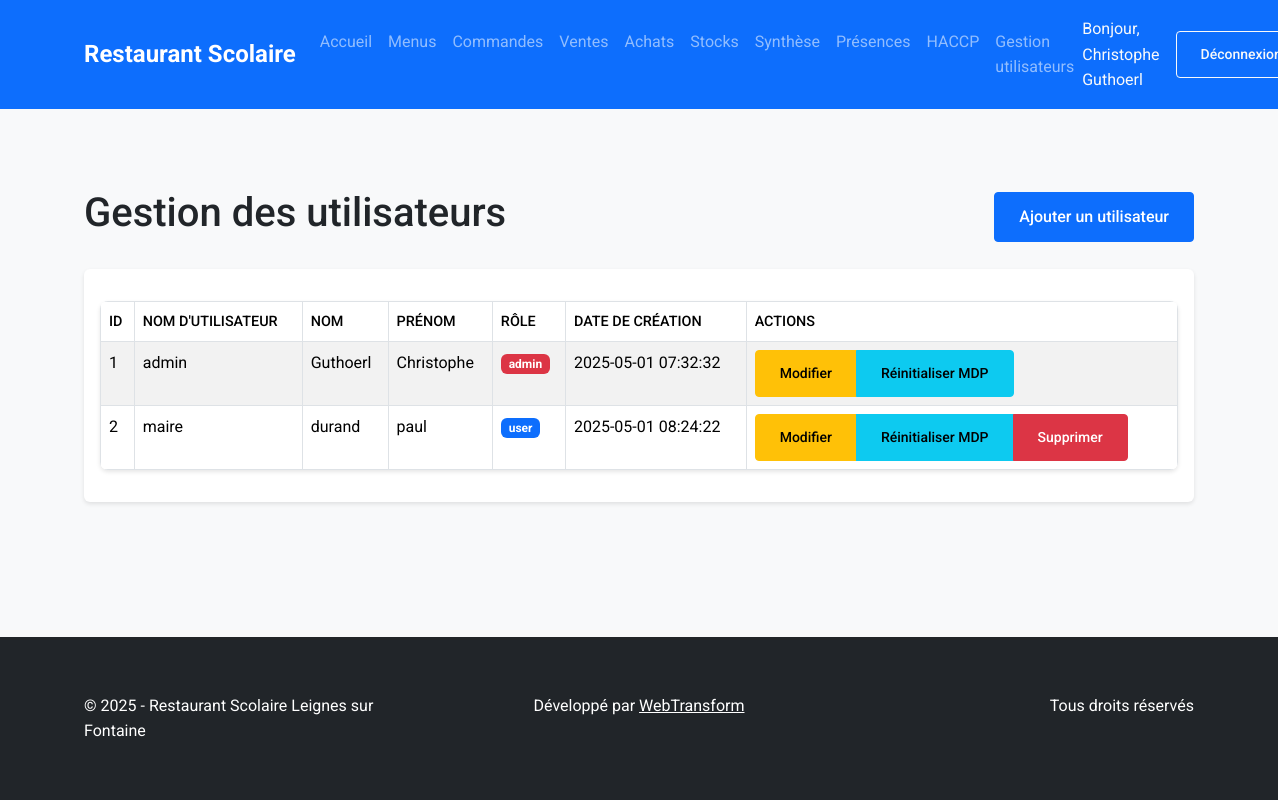
Screenshot of /templates/utilisateurs/index.php (signed in) with the database file from the repository.
### tables this page shows
CREATE TABLE `utilisateurs` (
  `id` int(11) NOT NULL,
  `username` varchar(50) NOT NULL,
  `password` varchar(255) NOT NULL,
  `nom` varchar(100) DEFAULT NULL,
  `prenom` varchar(100) DEFAULT NULL,
  `role` varchar(20) DEFAULT 'user',
  `created_at` timestamp NOT NULL DEFAULT CURRENT_TIMESTAMP
);

### src/Models/utilisateur.php (called while the page is built, shortened)
<?php
class Utilisateur
{
    private $db;
    public function __construct($db)
    {
        $this->db = $db;
    }
    public function getAll()
    {
        $sql = "SELECT id, username, nom, prenom, role, created_at FROM utilisateurs ORDER BY username";
        $stmt = $this->db->prepare($sql);
        $stmt->execute();
        return $stmt->fetchAll(PDO::FETCH_ASSOC);
    }
}

### templates/utilisateurs/index.php (the view, shortened to what this page needs)
<?php
require_once __DIR__ . '/../../includes/header.php';
require_once __DIR__ . '/../../src/Models/utilisateur.php';
$utilisateur = new Utilisateur($db);
$utilisateurs = $utilisateur->getAll();
?>
<div class="container mt-4">
    <div class="d-flex justify-content-between align-items-center mb-4">
        <h1>Gestion des utilisateurs</h1>
        <a href="ajouter.php" class="btn btn-primary">
            <i class="fas fa-plus"></i> Ajouter un utilisateur
        </a>
    </div>
    <div class="card">
        <div class="card-body">
            <table class="table table-striped">
                <thead>
                    <tr>
                        <th>ID</th>
                        <th>Nom d'utilisateur</th>
                        <th>Nom</th>
                        <th>Prénom</th>
                        <th>Rôle</th>
                        <th>Date de création</th>
                        <th>Actions</th>
                    </tr>
                </thead>
                <tbody>
                    <?php foreach ($utilisateurs as $user): ?>
                    <tr>
                        <td><?= htmlspecialchars($user['id']) ?></td>
                        <td><?= htmlspecialchars($user['username']) ?></td>
                        <td><?= htmlspecialchars($user['nom']) ?></td>
                        <td><?= htmlspecialchars($user['prenom']) ?></td>
                        <td>
                            <span class="badge <?= $user['role'] === 'admin' ? 'bg-danger' : 'bg-primary' ?>">
                                <?= htmlspecialchars($user['role']) ?>
                            </span>
                        </td>
                        <td><?= htmlspecialchars($user['created_at']) ?></td>
                        <td>
                            <div class="btn-group btn-group-sm">
                                <a href="modifier.php?id=<?= $user['id'] ?>" class="btn btn-warning">
                                    <i class="fas fa-edit"></i> Modifier
                                </a>
                                <a href="reinitialiser.php?id=<?= $user['id'] ?>" class="btn btn-info">
                                    <i class="fas fa-key"></i> Réinitialiser MDP
                                </a>
                                <?php if ($user['id'] != $_SESSION['user_id']): ?>
                                <a href="supprimer.php?id=<?= $user['id'] ?>" class="btn btn-danger">
                                    <i class="fas fa-trash"></i> Supprimer
                                </a>
                                <?php endif; ?>
                            </div>
                        </td>
                    </tr>
                    <?php endforeach; ?>
                </tbody>
            </table>
        </div>
    </div>
</div>
<?php require_once __DIR__ . '/../../includes/footer.php'; ?>

### public/css/style.css (style rules this page uses)
:root { --primary-color: #0d6efd; --secondary-color: #6c757d; --success-color: #198754; --background-color: #f8f9fa; --text-color: #212529; }
* { margin: 0; padding: 0; box-sizing: border-box; }
html, body { height: 100%; }
body { font-family: 'Roboto', Arial, sans-serif; line-height: 1.6; color: var(--text-color); background-color: var(--background-color); min-height: 100vh; display: flex; flex-direction: column; }
main>.container { padding-top: 2rem; padding-bottom: 2rem; }
.card { transition: transform 0.3s ease, box-shadow 0.3s ease; border: none; box-shadow: 0 2px 4px rgba(0, 0, 0, 0.1); }
.btn { padding: 0.75rem 1.5rem; border-radius: 4px; font-weight: 500; transition: all 0.2s ease; }
table { width: 100%; border-collapse: collapse; margin-top: 1rem; background: white; box-shadow: 0 2px 4px rgba(0, 0, 0, 0.1); border-radius: 8px; overflow: hidden; }
th { background-color: var(--primary-color); color: white; font-weight: 500; text-transform: uppercase; font-size: 0.9rem; }
th, td { padding: 1rem; border: 1px solid #dee2e6; }
tr:nth-child(even) { background-color: rgba(0, 0, 0, 0.02); }
.container { width: 100%; padding-right: 15px; padding-left: 15px; margin-right: auto; margin-left: auto; }

### rows the page displays
utilisateurs: id "1", username "admin", nom "Guthoerl", prenom "Christophe", role "admin", created_at "2025-05-01 07:32:32"
utilisateurs: id "2", username "maire", nom "durand", prenom "paul", role "user", created_at "2025-05-01 08:24:22"

### other values shown
$_SESSION['nom_complet'] "Christophe Guthoerl"
